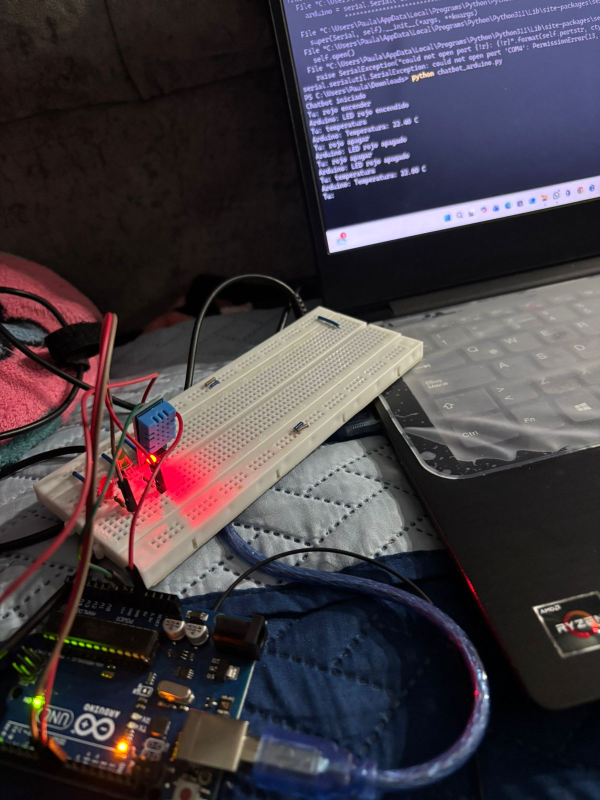
#> input picture LAB1 Embebidos.X/lab2/Por texto/Evidencia Fotografica/Evidencia 1.jpeg, 1200 x 1600 px, given in place of the camera (shown at 1/2 size)
$ python forma+color.py
#> lines starting #> are read from the running program, lines starting #| are printed output that depends on the picture; after the words box and inside, x2 and y2 are one past the last pixel; in counts of white or black regions, pixels touching at a corner belong together
import cv2
import numpy as np
import serial
import time
import math

# conectar Arduino
arduino = serial.Serial("COM4",9600)
time.sleep(2)

cam = cv2.VideoCapture(0)

while True:

    ret, frame = cam.read()
#> frame is the input picture: shape (1600, 1200, 3); mean B, G, R 67.3, 60.5, 67.4

    if not ret:
        break

    hsv = cv2.cvtColor(frame, cv2.COLOR_BGR2HSV)
#> hsv: shape (1600, 1200, 3); mean H, S, V 76.9, 85.6, 78.3

    # -------- ROJO (dos rangos) --------
    red_low1=np.array([0,120,70])
    red_high1=np.array([10,255,255])

    red_low2=np.array([170,120,70])
    red_high2=np.array([180,255,255])

    mask_red1=cv2.inRange(hsv,red_low1,red_high1)
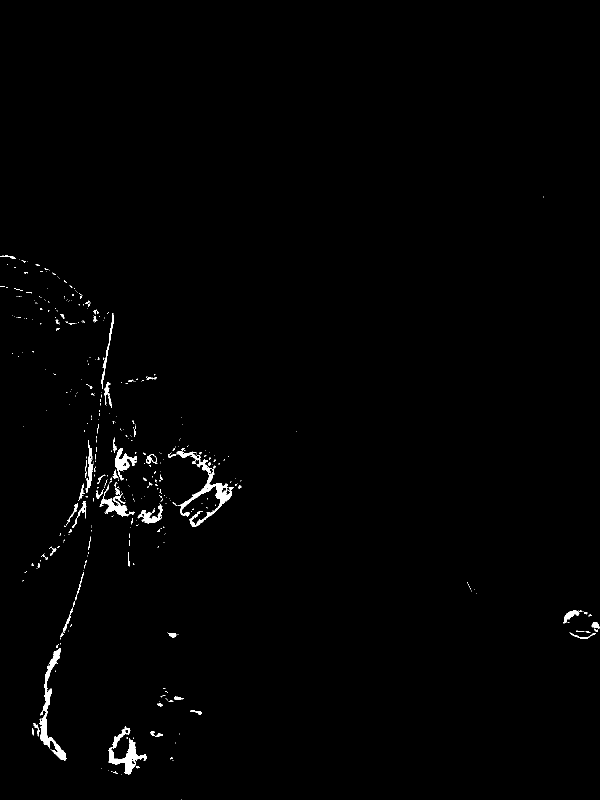
#> mask_red1: shape (1600, 1200) (shown at 1/2 size); 0.86% white; 416 white regions (347 under 20 px), largest, box (x1, y1, x2, y2) and area: (353, 902, 467, 1053) 2900, (79, 1296, 133, 1522) 2453, (216, 1452, 294, 1549) 2055
    mask_red2=cv2.inRange(hsv,red_low2,red_high2)
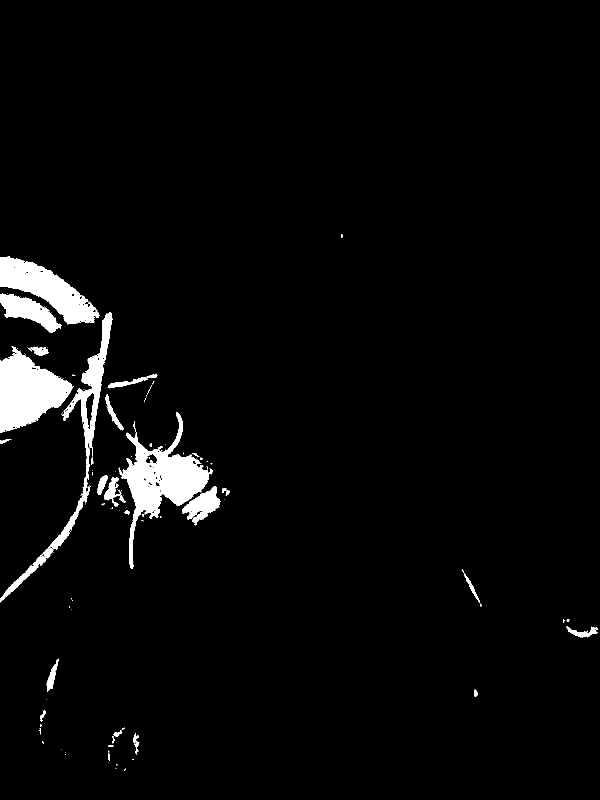
#> mask_red2: shape (1600, 1200) (shown at 1/2 size); 3.4% white; 126 white regions (92 under 20 px), largest, box (x1, y1, x2, y2) and area: (237, 824, 418, 1138) 16516, (0, 692, 147, 866) 14722, (0, 513, 199, 649) 11514

    mask_red=cv2.bitwise_or(mask_red1,mask_red2)
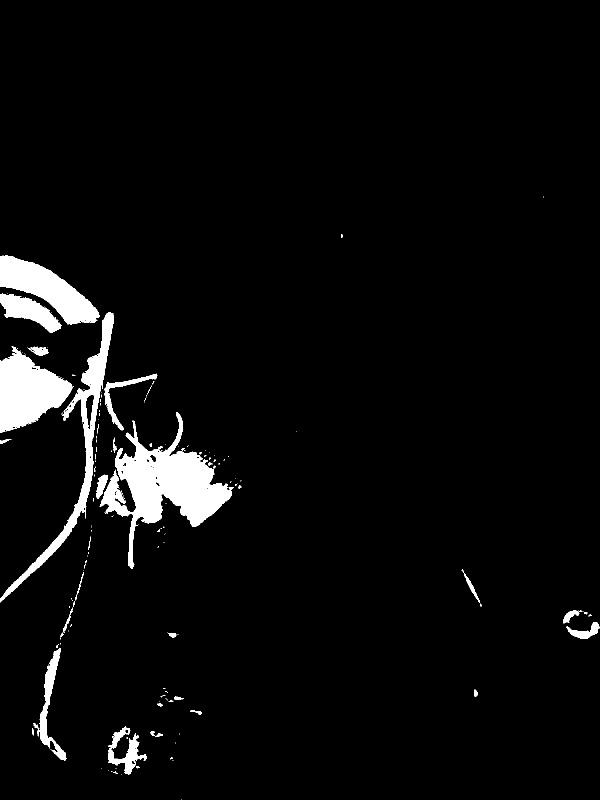
#> mask_red: shape (1600, 1200) (shown at 1/2 size); 4.3% white; 174 white regions (140 under 20 px), largest, box (x1, y1, x2, y2) and area: (199, 824, 467, 1138) 27155, (0, 692, 147, 866) 14743, (0, 511, 200, 649) 12072

    # -------- VERDE --------
    green_low=np.array([40,40,40])
    green_high=np.array([80,255,255])
    mask_green=cv2.inRange(hsv,green_low,green_high)
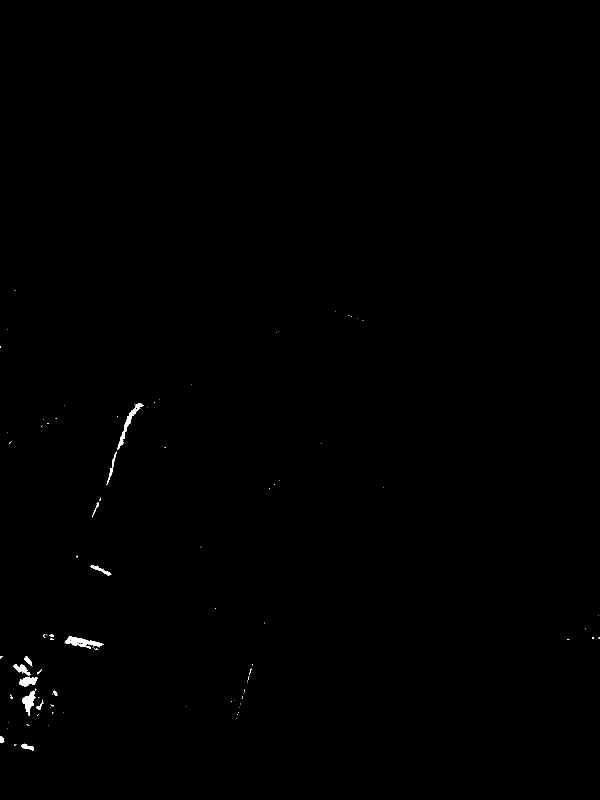
#> mask_green: shape (1600, 1200) (shown at 1/2 size); 0.23% white; 104 white regions (88 under 20 px), largest, box (x1, y1, x2, y2) and area: (129, 1273, 207, 1297) 824, (235, 806, 287, 900) 736, (45, 1377, 73, 1432) 611

    # -------- AZUL --------
    blue_low=np.array([100,150,0])
    blue_high=np.array([140,255,255])
    mask_blue=cv2.inRange(hsv,blue_low,blue_high)
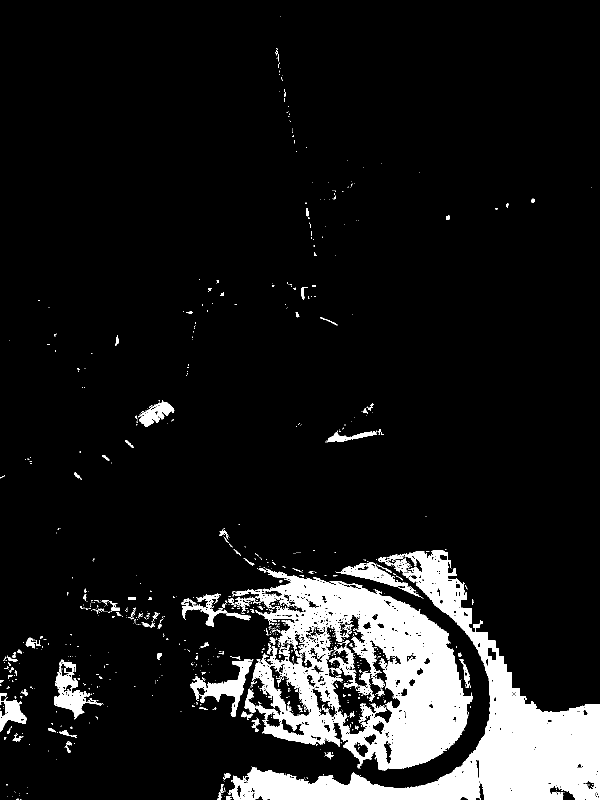
#> mask_blue: shape (1600, 1200) (shown at 1/2 size); 10.2% white; 974 white regions (844 under 20 px), largest, box (x1, y1, x2, y2) and area: (464, 1137, 945, 1541) 85940, (458, 1100, 1200, 1600) 81418, (380, 1318, 506, 1434) 4028

    masks=[
        (mask_red,(0,0,255),"ROJO"),
        (mask_green,(0,255,0),"VERDE"),
        (mask_blue,(255,0,0),"AZUL")
    ]

    detected=False

    for mask,color,name in masks:

        kernel=np.ones((5,5),np.uint8)
        mask=cv2.morphologyEx(mask,cv2.MORPH_CLOSE,kernel)

        contours,_=cv2.findContours(mask,cv2.RETR_EXTERNAL,cv2.CHAIN_APPROX_SIMPLE)

        if len(contours)==0:
            continue

        cnt=max(contours,key=cv2.contourArea)

        area=cv2.contourArea(cnt)

        if area<4000:
            continue

        perimeter=cv2.arcLength(cnt,True)

        circularity = 4*math.pi*area/(perimeter*perimeter)

        approx=cv2.approxPolyDP(cnt,0.02*perimeter,True)

        x,y,w,h=cv2.boundingRect(cnt)

        shape=""

        if len(approx)==4:

            ratio=w/float(h)

            if 0.9<=ratio<=1.1:
                shape="Cuadrado"
            else:
                shape="Rectangulo"

        elif circularity>0.8:
            shape="Circulo"

        else:
            continue

        label=shape+" "+name

        cv2.rectangle(frame,(x,y),(x+w,y+h),color,3)
        cv2.putText(frame,label,(x,y-10),
        cv2.FONT_HERSHEY_SIMPLEX,0.8,color,2)

        print("Detectado:",label)

        if shape=="Circulo" and name=="ROJO":
            arduino.write(b'C')

        elif shape=="Rectangulo" and name=="VERDE":
            arduino.write(b'R')

        elif shape=="Cuadrado" and name=="AZUL":
            arduino.write(b'S')

        detected=True
        break
#> this loop made 3 passes
#> (color, name, area, perimeter, circularity, x, y, w) on passes 1, 3: ((0, 0, 255), 'ROJO', 29435, 1831.9, 0.11, 193, 824, 274), ((255, 0, 0), 'AZUL', 128619.5, 3007.9, 0.179, 363, 1132, 582)
#> pass 1, `mask=cv2.morphologyEx(mask,cv2.MORPH_CLOSE,kernel)`:
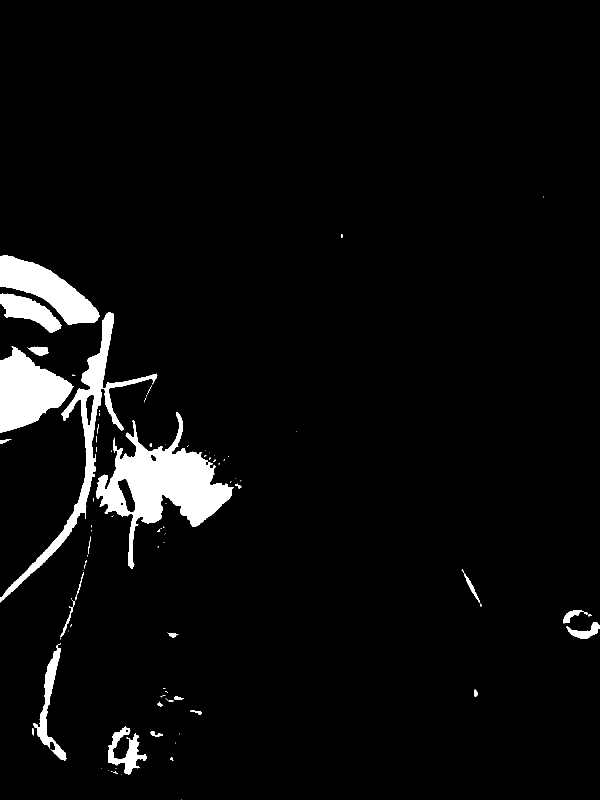
#> mask: shape (1600, 1200) (shown at 1/2 size); 4.4% white; 95 white regions (65 under 20 px), largest, box (x1, y1, x2, y2) and area: (193, 824, 467, 1138) 28938, (0, 692, 147, 866) 15070, (0, 624, 315, 1205) 14271
#> pass 3, `mask=cv2.morphologyEx(mask,cv2.MORPH_CLOSE,kernel)`:
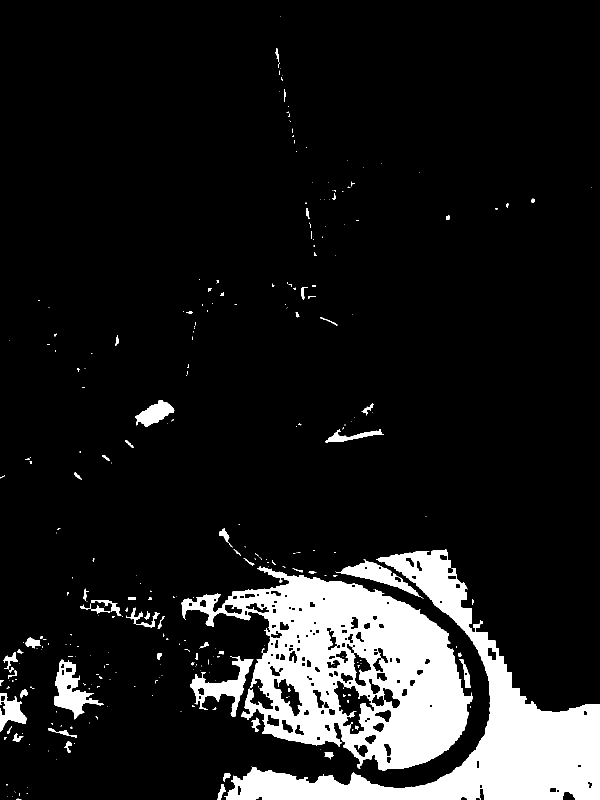
#> mask: shape (1600, 1200) (shown at 1/2 size); 11.4% white; 308 white regions (228 under 20 px), largest, box (x1, y1, x2, y2) and area: (363, 1132, 945, 1541) 108764, (448, 1099, 1200, 1600) 84575, (380, 1312, 507, 1434) 4599

    if not detected:
        arduino.write(b'N')

    cv2.imshow("Deteccion forma y color",frame)

    if cv2.waitKey(1)==27:
#> (key Esc is pressed here)
        break

cam.release()
cv2.destroyAllWindows()

$ run again, on LAB1 Embebidos.X/lab2/Por texto/Evidencia Fotografica/Evidencia Led rojo encendido.jpeg
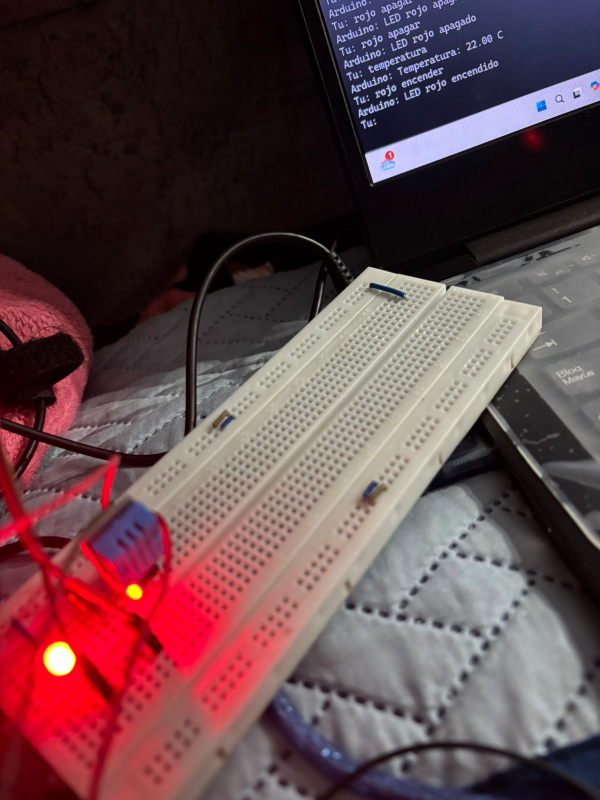
#> input picture LAB1 Embebidos.X/lab2/Por texto/Evidencia Fotografica/Evidencia Led rojo encendido.jpeg, 1200 x 1600 px, given in place of the camera (shown at 1/2 size)
#> frame is the input picture: shape (1600, 1200, 3); mean B, G, R 75.1, 70.9, 99.4
#> hsv: shape (1600, 1200, 3); mean H, S, V 90.9, 101.3, 103.7
#> `mask_red1=cv2.inRange(hsv,red_low1,red_high1)`:
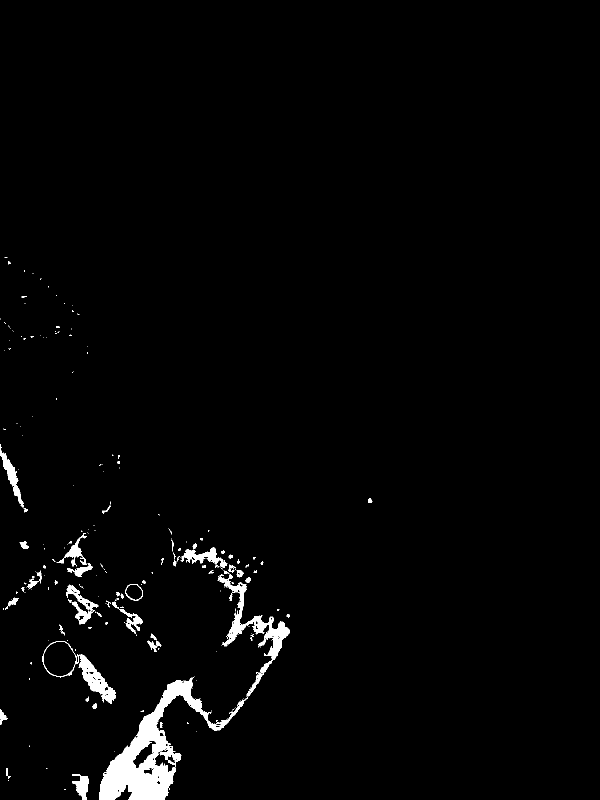
#> mask_red1: shape (1600, 1200) (shown at 1/2 size); 2% white; 248 white regions (182 under 20 px), largest, box (x1, y1, x2, y2) and area: (198, 1151, 580, 1600) 23825, (85, 1282, 232, 1408) 2977, (363, 1095, 455, 1136) 1378
#> mask_red2: shape (1600, 1200); 11.9% white; 166 white regions (137 under 20 px), largest, box (x1, y1, x2, y2) and area: (0, 907, 548, 1600) 191657, (0, 512, 184, 873) 26366, (0, 852, 59, 936) 2754
#> mask_red: shape (1600, 1200); 13.9% white; 63 white regions (38 under 20 px), largest, box (x1, y1, x2, y2) and area: (0, 852, 580, 1600) 236790, (0, 512, 184, 873) 26556, (0, 816, 71, 856) 1427
#> mask_green: shape (1600, 1200); 0% white in thin lines or dots, all inside (x1, y1, x2, y2) = (708, 33, 1186, 580)
#> mask_blue: shape (1600, 1200); 0.46% white; 841 white regions (790 under 20 px), largest, box (x1, y1, x2, y2) and area: (721, 239, 787, 291) 1205, (1034, 1548, 1104, 1592) 927, (864, 941, 961, 977) 863
#> the loop `for mask,color,name in masks: ` made 3 passes
#> (color, name, area, perimeter, circularity, x, y, w) on pass 1: ((0, 0, 255), 'ROJO', 240957, 4821.6, 0.13, 0, 852, 580)
#> pass 3, `mask=cv2.morphologyEx(mask,cv2.MORPH_CLOSE,kernel)`:
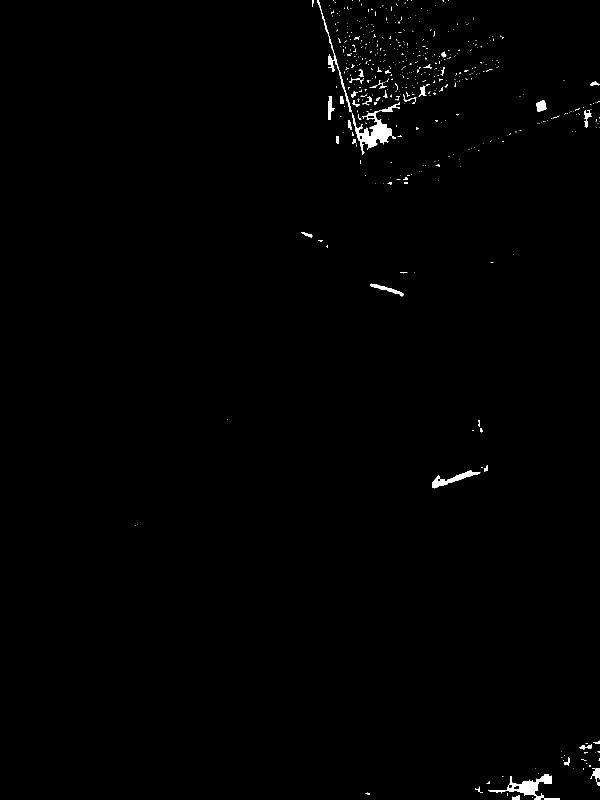
#> mask: shape (1600, 1200) (shown at 1/2 size); 0.63% white; 512 white regions (456 under 20 px), largest, box (x1, y1, x2, y2) and area: (704, 204, 800, 310) 2719, (976, 1548, 1120, 1600) 2003, (864, 941, 961, 977) 990

$ run again, on LAB1 Embebidos.X/lab2/Por texto/Evidencia Fotografica/Evidencia Led verde encendido, led rojo apagado.jpeg
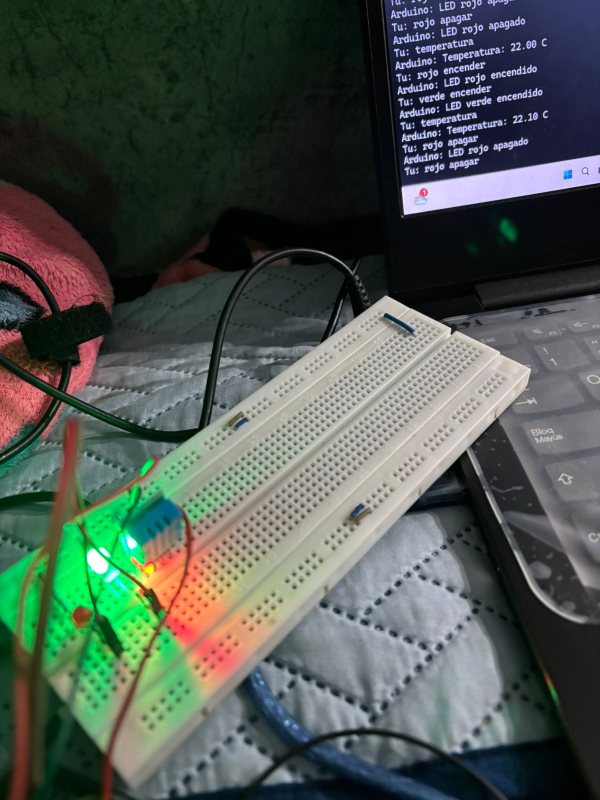
#> input picture LAB1 Embebidos.X/lab2/Por texto/Evidencia Fotografica/Evidencia Led verde encendido, led rojo apagado.jpeg, 1200 x 1600 px, given in place of the camera (shown at 1/2 size)
#> frame is the input picture: shape (1600, 1200, 3); mean B, G, R 79.8, 86.5, 77.3
#> hsv: shape (1600, 1200, 3); mean H, S, V 74.7, 87.6, 96.3
#> `mask_red1=cv2.inRange(hsv,red_low1,red_high1)`:
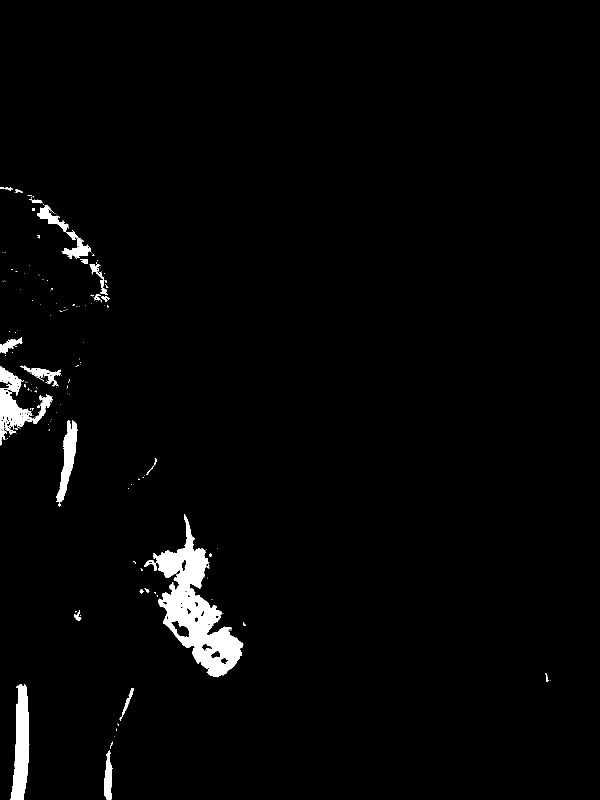
#> mask_red1: shape (1600, 1200) (shown at 1/2 size); 2.2% white; 181 white regions (154 under 20 px), largest, box (x1, y1, x2, y2) and area: (307, 1028, 487, 1355) 20679, (21, 1368, 59, 1600) 5662, (0, 732, 106, 891) 5033
#> mask_red2: shape (1600, 1200); 1.8% white; 89 white regions (63 under 20 px), largest, box (x1, y1, x2, y2) and area: (0, 377, 207, 621) 24415, (0, 523, 102, 632) 3185, (135, 676, 201, 786) 2763
#> mask_red: shape (1600, 1200); 4% white; 101 white regions (79 under 20 px), largest, box (x1, y1, x2, y2) and area: (0, 374, 220, 623) 28385, (307, 1028, 487, 1355) 21736, (0, 732, 106, 896) 7509
#> mask_green: shape (1600, 1200); 13.8% white; 757 white regions (642 under 20 px), largest, box (x1, y1, x2, y2) and area: (0, 832, 492, 1580) 129915, (0, 0, 416, 304) 62723, (269, 1254, 410, 1498) 18973
#> mask_blue: shape (1600, 1200); 3.2% white; 1367 white regions (1196 under 20 px), largest, box (x1, y1, x2, y2) and area: (504, 1493, 852, 1600) 12416, (910, 1492, 1114, 1600) 9431, (779, 1515, 988, 1600) 4634
#> the loop `for mask,color,name in masks: ` made 3 passes
#> (color, name, area, perimeter, circularity, x, y, w) on passes 1 to 3: ((0, 0, 255), 'ROJO', 28873.5, 830.3, 0.526, 0, 374, 220), ((0, 255, 0), 'VERDE', 138932, 4480.6, 0.087, 0, 812, 505), ((255, 0, 0), 'AZUL', 32870.5, 5478.6, 0.0138, 730, 0, 329)
#> pass 3, `mask=cv2.morphologyEx(mask,cv2.MORPH_CLOSE,kernel)`:
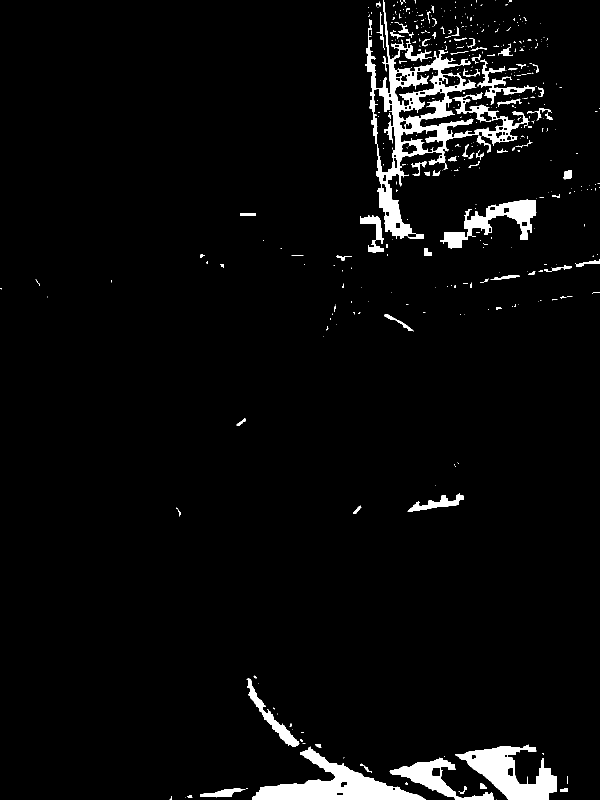
#> mask: shape (1600, 1200) (shown at 1/2 size); 4% white; 461 white regions (368 under 20 px), largest, box (x1, y1, x2, y2) and area: (730, 0, 1059, 478) 26123, (504, 1493, 852, 1600) 13144, (910, 1489, 1114, 1600) 10455
